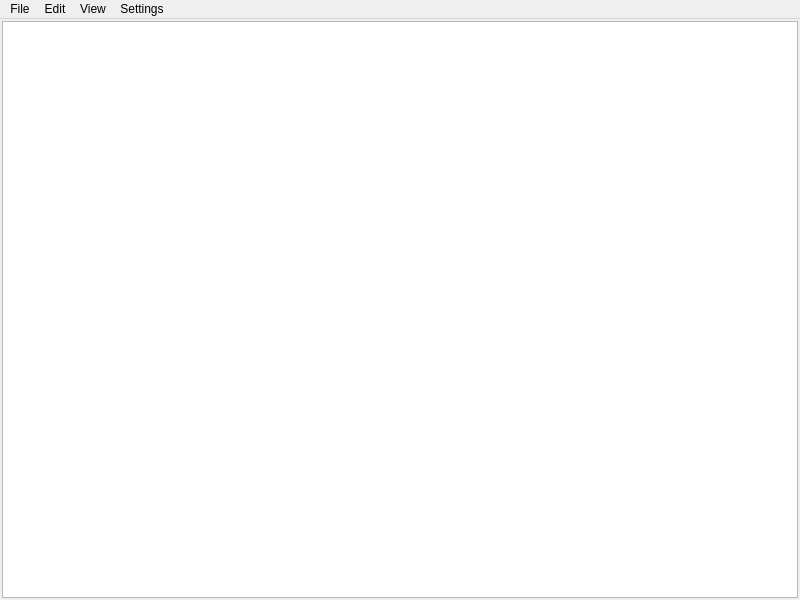
<?xml version="1.0" encoding="UTF-8"?>
<ui version="4.0">
 <class>MainWindow</class>
 <widget class="QMainWindow" name="MainWindow">
  <property name="geometry">
   <rect>
    <x>0</x>
    <y>0</y>
    <width>800</width>
    <height>600</height>
   </rect>
  </property>
  <property name="windowTitle">
   <string>MainWindow</string>
  </property>
  <widget class="QWidget" name="centralwidget">
   <layout class="QHBoxLayout" name="horizontalLayout">
    <property name="leftMargin">
     <number>2</number>
    </property>
    <property name="topMargin">
     <number>2</number>
    </property>
    <property name="rightMargin">
     <number>2</number>
    </property>
    <property name="bottomMargin">
     <number>2</number>
    </property>
    <item>
     <widget class="QTreeView" name="uiCompView"/>
    </item>
   </layout>
  </widget>
  <widget class="QMenuBar" name="uiMenu">
   <property name="geometry">
    <rect>
     <x>0</x>
     <y>0</y>
     <width>800</width>
     <height>21</height>
    </rect>
   </property>
   <widget class="QMenu" name="uiMenuFile">
    <property name="title">
     <string>File</string>
    </property>
    <addaction name="uiActNew"/>
    <addaction name="uiActOpen"/>
    <addaction name="uiActSave"/>
    <addaction name="uiActSave_As"/>
   </widget>
   <widget class="QMenu" name="uiMenuEdit">
    <property name="title">
     <string>Edit</string>
    </property>
    <addaction name="uiActAddNode"/>
    <addaction name="uiActRemoveNode"/>
   </widget>
   <widget class="QMenu" name="uiMenuView">
    <property name="title">
     <string>View</string>
    </property>
    <addaction name="uiActExpand"/>
    <addaction name="uiActCollapse"/>
   </widget>
   <widget class="QMenu" name="uiMenuSettings">
    <property name="title">
     <string>Settings</string>
    </property>
    <addaction name="uiActOpenSettingsWindow"/>
   </widget>
   <addaction name="uiMenuFile"/>
   <addaction name="uiMenuEdit"/>
   <addaction name="uiMenuView"/>
   <addaction name="uiMenuSettings"/>
  </widget>
  <action name="uiActNew">
   <property name="text">
    <string>New</string>
   </property>
  </action>
  <action name="uiActOpen">
   <property name="text">
    <string>Open</string>
   </property>
  </action>
  <action name="uiActSave">
   <property name="text">
    <string>Save</string>
   </property>
  </action>
  <action name="uiActSave_As">
   <property name="text">
    <string>Save As</string>
   </property>
  </action>
  <action name="uiActAddNode">
   <property name="text">
    <string>Add Node</string>
   </property>
  </action>
  <action name="uiActRemoveNode">
   <property name="text">
    <string>Remove Node</string>
   </property>
  </action>
  <action name="uiActExpand">
   <property name="text">
    <string>Expand</string>
   </property>
  </action>
  <action name="uiActCollapse">
   <property name="text">
    <string>Collapse</string>
   </property>
  </action>
  <action name="uiActOpenSettingsWindow">
   <property name="text">
    <string>Open Settings Window</string>
   </property>
  </action>
 </widget>
 <resources/>
 <connections/>
</ui>
